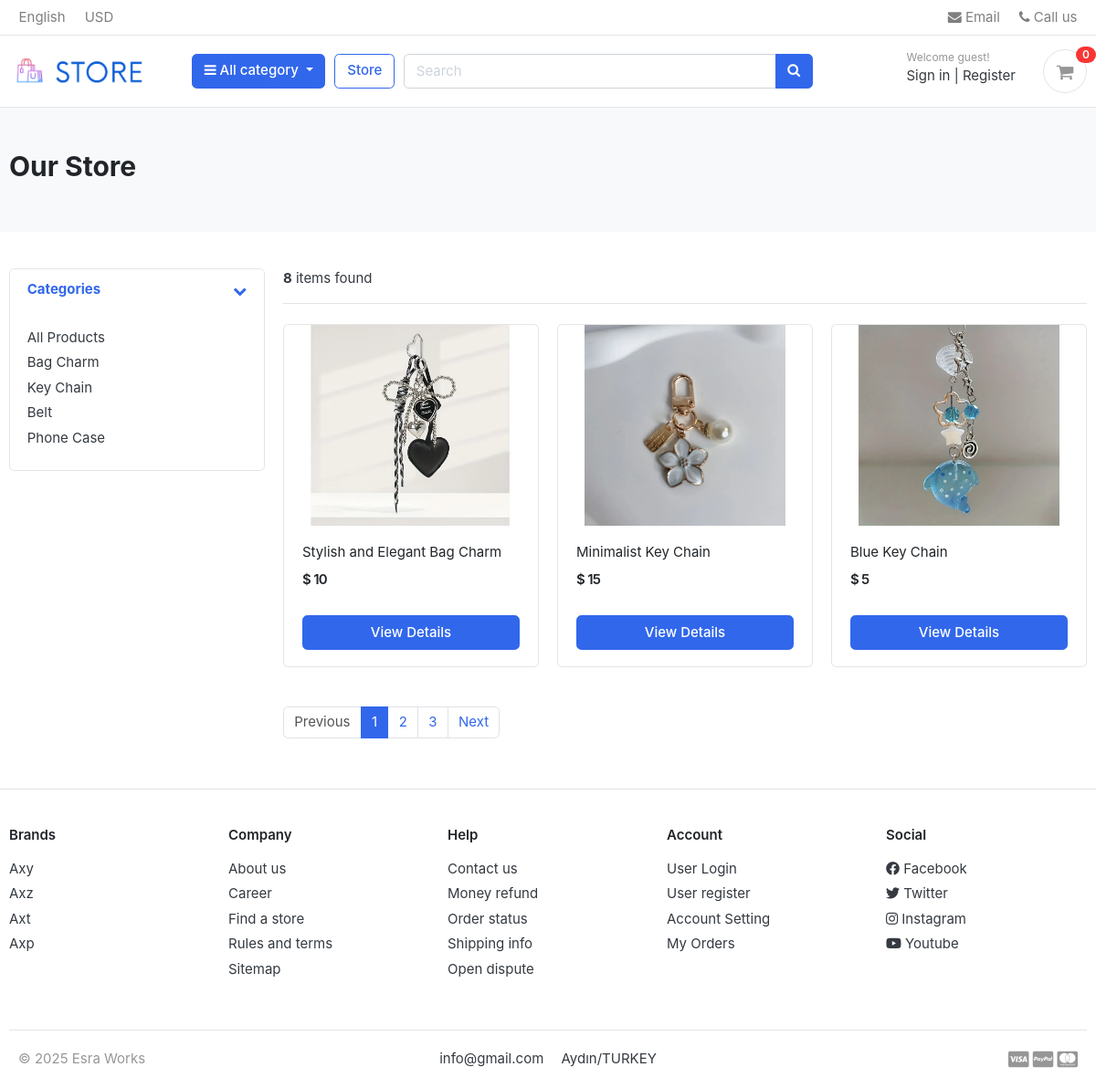
/store/, run on the app's committed database.
### category/models.py (models this page shows, shortened)
class Category(models.Model):
    category_name = models.CharField(max_length=50,unique=True)
    slug = models.SlugField(max_length=100,unique=True)
    description = models.CharField(max_length=255,blank=True)
    cat_image = models.ImageField(upload_to='photos/categories', blank=True)
    class Meta:
        verbose_name = 'category'
        verbose_name_plural = 'categories'
    def get_url(self):
        return reverse('products_by_category',args=[self.slug])

### shop/models.py (models this page shows, shortened)
class Product(models.Model):
    product_name    = models.CharField(max_length=200, unique=True)
    slug            = models.SlugField(max_length=200, unique=True)
    description     = models.TextField(max_length=500, blank=True)
    price           = models.IntegerField()
    images          = models.ImageField(upload_to='photos/products')
    stock           = models.IntegerField()
    is_available    = models.BooleanField(default=True)
    category        = models.ForeignKey(Category, on_delete=models.CASCADE)
    created_date    = models.DateTimeField(auto_now_add=True)
    modified_date   = models.DateTimeField(auto_now=True)
    def get_url(self):
        return reverse('product_detail',args=[self.category.slug, self.slug])

### shop/views.py (the view)
# urls.py: path('', views.store, name='store'),
def store(request, category_slug=None):
    categories = None
    products = None
    if category_slug != None:
        categories = get_object_or_404(Category, slug=category_slug)
        products = Product.objects.filter(category=categories, is_available=True)
        paginator = Paginator(products,6)
        page = request.GET.get('page')
        paged_products = paginator.get_page(page)
        product_count = products.count()
    else:
        products = Product.objects.all().filter(is_available=True).order_by('id')
        paginator = Paginator(products,3)
        page = request.GET.get('page')
        paged_products = paginator.get_page(page)
        product_count = products.count()
    context = {
        'products': paged_products,
        'product_count': product_count,
    }
    return render(request, 'store/store.html', context)

### carts/context_processors.py (called while the page is built)
def counter(request):
    cart_count = 0
    if 'admin' in request.path:
        return {}
    else:
        try:
            cart = Cart.objects.filter(cart_id=_cart_id(request))
            if request.user.is_authenticated:
                cart_items = CartItem.objects.all().filter(user=request.user)
            else:
                cart_items = CartItem.objects.all().filter(cart=cart[:1])
            for cart_item in cart_items:
                cart_count += cart_item.quantity
        except Cart.DoesNotExist:
            cart_count = 0
    return dict(cart_count=cart_count)

### carts/views.py (called while the page is built)
def _cart_id(request):
    cart = request.session.session_key
    if not cart:
        cart = request.session.create()
    return cart

### category/context_processors.py (called while the page is built)
def menu_links(request):
    links = Category.objects.all()
    return dict(links=links)

### templates/store/store.html
{% extends 'base.html' %}
{% load static %}
{% block content %}
<section class="section-pagetop bg">
<div class="container">
	{% if 'search' in request.path %}
		<h2 class="title-page">Search Result</h2>
	{% else %}
		<h2 class="title-page">Our Store</h2>
	{% endif %}
</div>
</section>
<section class="section-content padding-y">
<div class="container">
<div class="row">
	<aside class="col-md-3">
<div class="card">
	<article class="filter-group">
		<header class="card-header">
			<a href="#" data-toggle="collapse" data-target="#collapse_1" aria-expanded="true" class="">
				<i class="icon-control fa fa-chevron-down"></i>
				<h6 class="title">Categories</h6>
			</a>
		</header>
		<div class="filter-content collapse show" id="collapse_1" style="">
			<div class="card-body">
				<ul class="list-menu">
					<li><a href="{% url 'store' %}">All Products  </a></li>
					{% for category in links %}
				<li><a href="{{ category.get_url }}">{{ category.category_name }}  </a></li>
					{% endfor %}
				</ul>
			</div>
		</div>
	</article>
</div>
	</aside>
	<main class="col-md-9">
<header class="border-bottom mb-4 pb-3">
		<div class="form-inline">
			<span class="mr-md-auto"><b>{{ product_count }}</b> items found </span>
		</div>
</header>
<div class="row">
	{% if products %}
	{% for product in products %}
	<div class="col-md-4">
		<figure class="card card-product-grid">
			<div class="img-wrap">
				<a href="{{ product.get_url }}"><img src="{{ product.images.url }}"></a>
			</div>
			<figcaption class="info-wrap">
				<div class="fix-height">
					<a href="{{ product.get_url }}" class="title">{{ product.product_name }}</a>
					<div class="price-wrap mt-2">
						<span class="price">$ {{ product.price }}</span>
					</div>
				</div>
				<a href="{{ product.get_url }}" class="btn btn-block btn-primary">View Details </a>
			</figcaption>
		</figure>
	</div>
	{% endfor %}
	{% else %}
	<div>
		<h2>No result found. Please try again.</h2>
	</div>
	{% endif %}
</div>
<nav class="mt-4" aria-label="Page navigation sample">
	{% if products.has_other_pages %}
	  <ul class="pagination">
			{% if products.has_previous %}
	    <li class="page-item"><a class="page-link" href="?page={{products.previous_page_number}}">Previous</a></li>
			{% else %}
			<li class="page-item disabled"><a class="page-link" href="#">Previous</a></li>
			{% endif %}
			{% for i in products.paginator.page_range %}
				{% if products.number == i %}
	    		<li class="page-item active"><a class="page-link" href="#">{{i}}</a></li>
				{% else %}
					<li class="page-item"><a class="page-link" href="?page={{i}}">{{i}}</a></li>
				{% endif %}
	    {% endfor %}
			{% if products.has_next %}
	    	<li class="page-item"><a class="page-link" href="?page={{products.next_page_number}}">Next</a></li>
			{% else %}
				<li class="page-item disabled"><a class="page-link" href="#">Next</a></li>
			{% endif %}
	  </ul>
	{% endif %}
</nav>
	</main>
</div>
</div>
</section>
{% endblock %}

### store/static/css/ui.css (style rules this page uses)
html { font-family: "Inter", sans-serif; font-size: 15px; }
.img-wrap { text-align: center; display: block; }
.img-wrap img { max-width: 100%; }
.price-wrap { letter-spacing: -0.7px; }
.padding-y { padding-top: 40px; padding-bottom: 40px; }
figure { margin-bottom: 0; }
article:after, .form-group:after { display: block; clear: both; content: ""; }
.bg { background-color: #f8f9fa; }
.title-page { color: #212529; }
[class*=list-] li:after { visibility: hidden; display: block; content: ""; overflow: hidden; height: 0; clear: both; }
.list-menu { list-style: none; margin: 0; padding-left: 0; }
.list-menu li { margin-bottom: 5px; }
.list-menu a { color: #343a40; }
[class*=card-product] a.title { color: #212529; display: block; }
[class*=card-product] .img-wrap { overflow: hidden; position: relative; }
[class*=card-product] .img-wrap img { height: 100%; max-width: 100%; width: auto; display: inline-block; -o-object-fit: cover; object-fit: cover; }
.card-product-grid { margin-bottom: 20px; }
.card-product-grid .img-wrap { border-radius: 0.2rem 0.2rem 0 0; height: 220px; }
.card-product-grid .info-wrap { overflow: hidden; padding: 18px 20px; }
.card-product-grid .fix-height { height: 80px; overflow: hidden; }
.card .img-wrap { overflow: hidden; }
.price { font-weight: 600; color: #212529; }
.icon-control { margin-top: 5px; float: right; font-size: 80%; }
.card-header .title { margin-bottom: 0; line-height: 1.5; }
.filter-group { border-bottom: 1px solid #e4e4e4; }
.filter-group .card-header { border-bottom: 0; }
.filter-group:last-child { border-bottom: 0; }
.section-pagetop { padding: 45px 0; }

### data on the page
Category: category_name "Bag Charm"
Category: category_name "Key Chain"
Category: category_name "Belt"
Category: category_name "Phone Case"
Product: images (picture), product_name "Stylish and Elegant Bag Charm", price "10"
Product: images (picture), product_name "Minimalist Key Chain", price "15"
Product: images (picture), product_name "Blue Key Chain", price "5"

### other printed values
{{ cart_count }} "0"
{{ product_count }} "8"
{{ i }} "1"
{{ i }} "2" "3"
